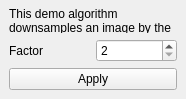
<?xml version="1.0" encoding="UTF-8"?>
<ui version="4.0">
 <class>UltraNerfInferenceController</class>
 <widget class="QWidget" name="UltraNerf_Inference_Controller">
  <property name="geometry">
   <rect>
    <x>0</x>
    <y>0</y>
    <width>186</width>
    <height>99</height>
   </rect>
  </property>
  <property name="windowTitle">
   <string>Demo Algorithm</string>
  </property>
  <layout class="QGridLayout" name="gridLayout">
   <property name="leftMargin">
    <number>9</number>
   </property>
   <property name="topMargin">
    <number>9</number>
   </property>
   <property name="rightMargin">
    <number>9</number>
   </property>
   <property name="bottomMargin">
    <number>9</number>
   </property>
   <item row="1" column="1">
    <widget class="QSpinBox" name="spinBoxFactor">
     <property name="minimum">
      <number>2</number>
     </property>
     <property name="maximum">
      <number>4</number>
     </property>
     <property name="singleStep">
      <number>2</number>
     </property>
    </widget>
   </item>
   <item row="1" column="0">
    <widget class="QLabel" name="label">
     <property name="text">
      <string>Factor</string>
     </property>
    </widget>
   </item>
   <item row="2" column="0" colspan="2">
    <widget class="QPushButton" name="pushButtonApply">
     <property name="text">
      <string>Apply</string>
     </property>
    </widget>
   </item>
   <item row="0" column="0" colspan="2">
    <widget class="QLabel" name="label_2">
     <property name="text">
      <string>This demo algorithm downsamples an image by the specified factor</string>
     </property>
     <property name="wordWrap">
      <bool>true</bool>
     </property>
    </widget>
   </item>
  </layout>
 </widget>
 <resources/>
 <connections/>
</ui>
